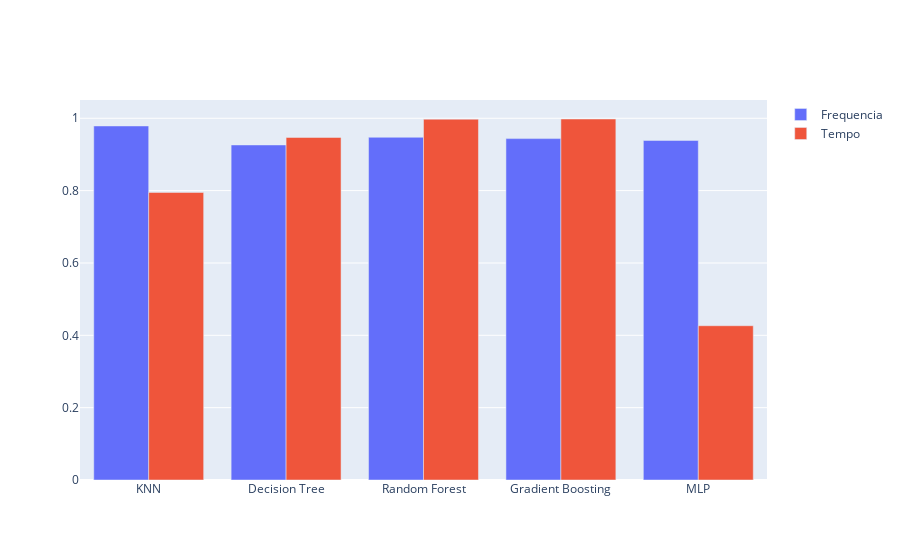

The code cell stored with this chart in its notebook:
### Markdown cell above
## Accuracy

### Code cell
Acc_f = pd.DataFrame(Acc_f)
Acc_t = pd.DataFrame(Acc_t)

configure_plotly_browser_state()

trace1 = go.Bar(x = clf_labels,
                y = Acc_f[0].to_numpy(),
                name = 'Frequencia',)
trace2 = go.Bar(x = clf_labels,
                y = Acc_t[0].to_numpy(),
                name = 'Tempo',)
data = [trace1, trace2]

py.iplot(data)

### Figure 1 — Plotly figure (JSON) as saved in the notebook; plotly's stock layout.template omitted (floating-point values rounded to 4 significant figures)
{"data": [{"name": "Frequencia", "x": ["KNN", "Decision Tree", "Random Forest", "Gradient Boosting", "MLP"], "y": [0.9788, 0.9263, 0.9475, 0.9437, 0.9387], "type": "bar"}, {"name": "Tempo", "x": ["KNN", "Decision Tree", "Random Forest", "Gradient Boosting", "MLP"], "y": [0.795, 0.947, 0.9975, 0.998, 0.4265], "type": "bar"}], "layout": {}}
